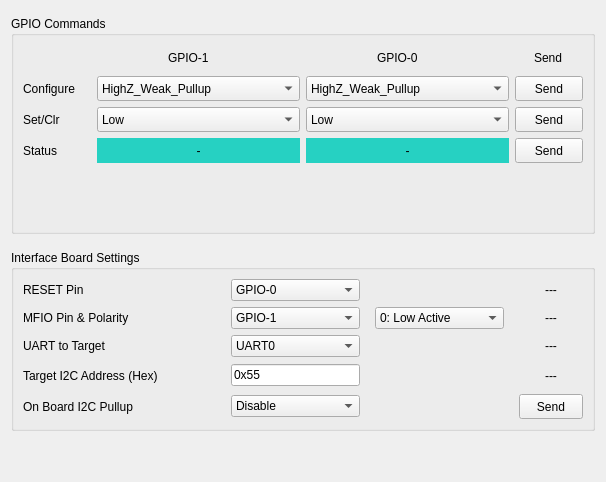
        <widget class="QWidget" name="tab_interface_board">
         <attribute name="title">
          <string>Interface Board</string>
         </attribute>
         <layout class="QVBoxLayout" name="verticalLayout_20">
          <item>
           <spacer name="verticalSpacer_4">
            <property name="orientation">
             <enum>Qt::Vertical</enum>
            </property>
            <property name="sizeType">
             <enum>QSizePolicy::Minimum</enum>
            </property>
            <property name="sizeHint" stdset="0">
             <size>
              <width>5</width>
              <height>5</height>
             </size>
            </property>
           </spacer>
          </item>
          <item>
           <widget class="QGroupBox" name="groupBox_gpio">
            <property name="title">
             <string>GPIO Commands</string>
            </property>
            <layout class="QVBoxLayout" name="verticalLayout_19">
             <item>
              <layout class="QVBoxLayout" name="verticalLayout_18">
               <item>
                <layout class="QHBoxLayout" name="horizontalLayout_14" stretch="1,3,3,1">
                 <item>
                  <widget class="QLabel" name="lbl_gpio_title_op">
                   <property name="sizePolicy">
                    <sizepolicy hsizetype="Expanding" vsizetype="Preferred">
                     <horstretch>0</horstretch>
                     <verstretch>0</verstretch>
                    </sizepolicy>
                   </property>
                   <property name="minimumSize">
                    <size>
                     <width>60</width>
                     <height>25</height>
                    </size>
                   </property>
                   <property name="text">
                    <string/>
                   </property>
                  </widget>
                 </item>
                 <item alignment="Qt::AlignHCenter">
                  <widget class="QLabel" name="lbl_gpio1_title">
                   <property name="sizePolicy">
                    <sizepolicy hsizetype="Expanding" vsizetype="Preferred">
                     <horstretch>0</horstretch>
                     <verstretch>0</verstretch>
                    </sizepolicy>
                   </property>
                   <property name="minimumSize">
                    <size>
                     <width>60</width>
                     <height>25</height>
                    </size>
                   </property>
                   <property name="text">
                    <string>GPIO-1</string>
                   </property>
                  </widget>
                 </item>
                 <item alignment="Qt::AlignHCenter">
                  <widget class="QLabel" name="lbl_gpio0_title">
                   <property name="sizePolicy">
                    <sizepolicy hsizetype="Expanding" vsizetype="Expanding">
                     <horstretch>0</horstretch>
                     <verstretch>0</verstretch>
                    </sizepolicy>
                   </property>
                   <property name="minimumSize">
                    <size>
                     <width>60</width>
                     <height>25</height>
                    </size>
                   </property>
                   <property name="text">
                    <string>GPIO-0</string>
                   </property>
                  </widget>
                 </item>
                 <item alignment="Qt::AlignHCenter">
                  <widget class="QLabel" name="lbl_gpio_title_send">
                   <property name="minimumSize">
                    <size>
                     <width>30</width>
                     <height>25</height>
                    </size>
                   </property>
                   <property name="text">
                    <string>Send</string>
                   </property>
                  </widget>
                 </item>
                </layout>
               </item>
               <item>
                <layout class="QHBoxLayout" name="horizontalLayout_13" stretch="1,3,3,1">
                 <item>
                  <widget class="QLabel" name="lbl_gpio_conf">
                   <property name="sizePolicy">
                    <sizepolicy hsizetype="Expanding" vsizetype="Preferred">
                     <horstretch>0</horstretch>
                     <verstretch>0</verstretch>
                    </sizepolicy>
                   </property>
                   <property name="minimumSize">
                    <size>
                     <width>60</width>
                     <height>25</height>
                    </size>
                   </property>
                   <property name="text">
                    <string>Configure</string>
                   </property>
                  </widget>
                 </item>
                 <item>
                  <widget class="QComboBox" name="cb_gpio1_conf">
                   <property name="sizePolicy">
                    <sizepolicy hsizetype="Expanding" vsizetype="Fixed">
                     <horstretch>0</horstretch>
                     <verstretch>0</verstretch>
                    </sizepolicy>
                   </property>
                   <property name="minimumSize">
                    <size>
                     <width>60</width>
                     <height>25</height>
                    </size>
                   </property>
                   <property name="sizeIncrement">
                    <size>
                     <width>0</width>
                     <height>0</height>
                    </size>
                   </property>
                   <item>
                    <property name="text">
                     <string>HighZ_Weak_Pullup</string>
                    </property>
                   </item>
                   <item>
                    <property name="text">
                     <string>Open_Drain</string>
                    </property>
                   </item>
                   <item>
                    <property name="text">
                     <string>Open_Drain_Weak_Pullup</string>
                    </property>
                   </item>
                   <item>
                    <property name="text">
                     <string>Normal_HighZ</string>
                    </property>
                   </item>
                   <item>
                    <property name="text">
                     <string>Normal</string>
                    </property>
                   </item>
                   <item>
                    <property name="text">
                     <string>Slow_HighZ</string>
                    </property>
                   </item>
                   <item>
                    <property name="text">
                     <string>Slow_Drive</string>
                    </property>
                   </item>
                   <item>
                    <property name="text">
                     <string>Fast_HighZ</string>
                    </property>
                   </item>
                   <item>
                    <property name="text">
                     <string>Fast_Drive</string>
                    </property>
                   </item>
                   <item>
                    <property name="text">
                     <string>HighZ_Weak_Pulldown</string>
                    </property>
                   </item>
                   <item>
                    <property name="text">
                     <string>Open_Source</string>
                    </property>
                   </item>
                   <item>
                    <property name="text">
                     <string>Open_Source_Weak_Pulldown</string>
                    </property>
                   </item>
                  </widget>
                 </item>
                 <item>
                  <widget class="QComboBox" name="cb_gpio0_conf">
                   <property name="sizePolicy">
                    <sizepolicy hsizetype="Expanding" vsizetype="Fixed">
                     <horstretch>0</horstretch>
                     <verstretch>0</verstretch>
                    </sizepolicy>
                   </property>
                   <property name="minimumSize">
                    <size>
                     <width>60</width>
                     <height>25</height>
                    </size>
                   </property>
                   <property name="sizeIncrement">
                    <size>
                     <width>0</width>
                     <height>0</height>
                    </size>
                   </property>
                   <item>
                    <property name="text">
                     <string>HighZ_Weak_Pullup</string>
                    </property>
                   </item>
                   <item>
                    <property name="text">
                     <string>Open_Drain</string>
                    </property>
                   </item>
                   <item>
                    <property name="text">
                     <string>Open_Drain_Weak_Pullup</string>
                    </property>
                   </item>
                   <item>
                    <property name="text">
                     <string>Normal_HighZ</string>
                    </property>
                   </item>
                   <item>
                    <property name="text">
                     <string>Normal</string>
                    </property>
                   </item>
                   <item>
                    <property name="text">
                     <string>Slow_HighZ</string>
                    </property>
                   </item>
                   <item>
                    <property name="text">
                     <string>Slow_Drive</string>
                    </property>
                   </item>
                   <item>
                    <property name="text">
                     <string>Fast_HighZ</string>
                    </property>
                   </item>
                   <item>
                    <property name="text">
                     <string>Fast_Drive</string>
                    </property>
                   </item>
                   <item>
                    <property name="text">
                     <string>HighZ_Weak_Pulldown</string>
                    </property>
                   </item>
                   <item>
                    <property name="text">
                     <string>Open_Source</string>
                    </property>
                   </item>
                   <item>
                    <property name="text">
                     <string>Open_Source_Weak_Pulldown</string>
                    </property>
                   </item>
                  </widget>
                 </item>
                 <item>
                  <widget class="QPushButton" name="pb_gpio_conf_send">
                   <property name="sizePolicy">
                    <sizepolicy hsizetype="Expanding" vsizetype="Fixed">
                     <horstretch>0</horstretch>
                     <verstretch>0</verstretch>
                    </sizepolicy>
                   </property>
                   <property name="minimumSize">
                    <size>
                     <width>30</width>
                     <height>25</height>
                    </size>
                   </property>
                   <property name="text">
                    <string>Send</string>
                   </property>
                  </widget>
                 </item>
                </layout>
               </item>
               <item>
                <layout class="QHBoxLayout" name="horizontalLayout_12" stretch="1,3,3,1">
                 <item>
                  <widget class="QLabel" name="lbl_gpio_set">
                   <property name="minimumSize">
                    <size>
                     <width>60</width>
                     <height>25</height>
                    </size>
                   </property>
                   <property name="text">
                    <string>Set/Clr</string>
                   </property>
                  </widget>
                 </item>
                 <item>
                  <widget class="QComboBox" name="cb_gpio1_set">
                   <property name="sizePolicy">
                    <sizepolicy hsizetype="Expanding" vsizetype="Fixed">
                     <horstretch>0</horstretch>
                     <verstretch>0</verstretch>
                    </sizepolicy>
                   </property>
                   <property name="minimumSize">
                    <size>
                     <width>60</width>
                     <height>25</height>
                    </size>
                   </property>
                   <property name="sizeIncrement">
                    <size>
                     <width>0</width>
                     <height>0</height>
                    </size>
                   </property>
                   <item>
                    <property name="text">
                     <string>Low</string>
                    </property>
                   </item>
                   <item>
                    <property name="text">
                     <string>High</string>
                    </property>
                   </item>
                  </widget>
                 </item>
                 <item>
                  <widget class="QComboBox" name="cb_gpio0_set">
                   <property name="sizePolicy">
                    <sizepolicy hsizetype="Expanding" vsizetype="Fixed">
                     <horstretch>0</horstretch>
                     <verstretch>0</verstretch>
                    </sizepolicy>
                   </property>
                   <property name="minimumSize">
                    <size>
                     <width>60</width>
                     <height>25</height>
                    </size>
                   </property>
                   <property name="sizeIncrement">
                    <size>
                     <width>0</width>
                     <height>0</height>
                    </size>
                   </property>
                   <item>
                    <property name="text">
                     <string>Low</string>
                    </property>
                   </item>
                   <item>
                    <property name="text">
                     <string>High</string>
                    </property>
                   </item>
                  </widget>
                 </item>
                 <item>
                  <widget class="QPushButton" name="pb_gpio_set_send">
                   <property name="sizePolicy">
                    <sizepolicy hsizetype="Expanding" vsizetype="Fixed">
                     <horstretch>0</horstretch>
                     <verstretch>0</verstretch>
                    </sizepolicy>
                   </property>
                   <property name="minimumSize">
                    <size>
                     <width>30</width>
                     <height>25</height>
                    </size>
                   </property>
                   <property name="text">
                    <string>Send</string>
                   </property>
                  </widget>
                 </item>
                </layout>
               </item>
               <item>
                <layout class="QHBoxLayout" name="horizontalLayout_11" stretch="1,3,3,1">
                 <item>
                  <widget class="QLabel" name="lbl_gpio_status">
                   <property name="sizePolicy">
                    <sizepolicy hsizetype="Minimum" vsizetype="Preferred">
                     <horstretch>0</horstretch>
                     <verstretch>0</verstretch>
                    </sizepolicy>
                   </property>
                   <property name="minimumSize">
                    <size>
                     <width>60</width>
                     <height>25</height>
                    </size>
                   </property>
                   <property name="text">
                    <string>Status</string>
                   </property>
                  </widget>
                 </item>
                 <item>
                  <widget class="QLabel" name="lbl_gpio1_status">
                   <property name="sizePolicy">
                    <sizepolicy hsizetype="Expanding" vsizetype="Expanding">
                     <horstretch>0</horstretch>
                     <verstretch>0</verstretch>
                    </sizepolicy>
                   </property>
                   <property name="minimumSize">
                    <size>
                     <width>60</width>
                     <height>25</height>
                    </size>
                   </property>
                   <property name="maximumSize">
                    <size>
                     <width>16777215</width>
                     <height>25</height>
                    </size>
                   </property>
                   <property name="styleSheet">
                    <string notr="true">background-color: #26D1C2;</string>
                   </property>
                   <property name="text">
                    <string>-</string>
                   </property>
                   <property name="alignment">
                    <set>Qt::AlignCenter</set>
                   </property>
                  </widget>
                 </item>
                 <item>
                  <widget class="QLabel" name="lbl_gpio0_status">
                   <property name="sizePolicy">
                    <sizepolicy hsizetype="Expanding" vsizetype="Expanding">
                     <horstretch>0</horstretch>
                     <verstretch>0</verstretch>
                    </sizepolicy>
                   </property>
                   <property name="minimumSize">
                    <size>
                     <width>60</width>
                     <height>25</height>
                    </size>
                   </property>
                   <property name="maximumSize">
                    <size>
                     <width>16777215</width>
                     <height>25</height>
                    </size>
                   </property>
                   <property name="styleSheet">
                    <string notr="true">background-color: #26D1C2; </string>
                   </property>
                   <property name="text">
                    <string>-</string>
                   </property>
                   <property name="alignment">
                    <set>Qt::AlignCenter</set>
                   </property>
                  </widget>
                 </item>
                 <item>
                  <widget class="QPushButton" name="pb_gpio_status_send">
                   <property name="sizePolicy">
                    <sizepolicy hsizetype="Minimum" vsizetype="Fixed">
                     <horstretch>0</horstretch>
                     <verstretch>0</verstretch>
                    </sizepolicy>
                   </property>
                   <property name="minimumSize">
                    <size>
                     <width>30</width>
                     <height>25</height>
                    </size>
                   </property>
                   <property name="text">
                    <string>Send</string>
                   </property>
                  </widget>
                 </item>
                </layout>
               </item>
              </layout>
             </item>
             <item>
              <spacer name="verticalSpacer_6">
               <property name="orientation">
                <enum>Qt::Vertical</enum>
               </property>
               <property name="sizeType">
                <enum>QSizePolicy::Expanding</enum>
               </property>
               <property name="sizeHint" stdset="0">
                <size>
                 <width>17</width>
                 <height>59</height>
                </size>
               </property>
              </spacer>
             </item>
            </layout>
           </widget>
          </item>
          <item>
           <spacer name="verticalSpacer_10">
            <property name="orientation">
             <enum>Qt::Vertical</enum>
            </property>
            <property name="sizeType">
             <enum>QSizePolicy::Minimum</enum>
            </property>
            <property name="sizeHint" stdset="0">
             <size>
              <width>20</width>
              <height>10</height>
             </size>
            </property>
           </spacer>
          </item>
          <item>
           <widget class="QGroupBox" name="groupBox_bridge_settings">
            <property name="title">
             <string>Interface Board Settings</string>
            </property>
            <layout class="QGridLayout" name="gridLayout_5" columnstretch="3,2,2,1">
             <property name="rightMargin">
              <number>9</number>
             </property>
             <property name="horizontalSpacing">
              <number>15</number>
             </property>
             <item row="3" column="0">
              <widget class="QLabel" name="lbl_i2c_addr_select">
               <property name="minimumSize">
                <size>
                 <width>0</width>
                 <height>25</height>
                </size>
               </property>
               <property name="text">
                <string>Target I2C Address (Hex)</string>
               </property>
              </widget>
             </item>
             <item row="4" column="1">
              <widget class="QComboBox" name="cb_onboard_i2c_pullup_status">
               <item>
                <property name="text">
                 <string>Disable</string>
                </property>
               </item>
               <item>
                <property name="text">
                 <string>Enable</string>
                </property>
               </item>
              </widget>
             </item>
             <item row="0" column="1">
              <widget class="QComboBox" name="cb_reset_gpio_select">
               <item>
                <property name="text">
                 <string>GPIO-0</string>
                </property>
               </item>
               <item>
                <property name="text">
                 <string>GPIO-1</string>
                </property>
               </item>
              </widget>
             </item>
             <item row="0" column="0">
              <widget class="QLabel" name="lbl_reset_select">
               <property name="text">
                <string>RESET Pin</string>
               </property>
              </widget>
             </item>
             <item row="1" column="0">
              <widget class="QLabel" name="lbl_mfio_select">
               <property name="text">
                <string>MFIO Pin &amp; Polarity</string>
               </property>
              </widget>
             </item>
             <item row="2" column="1">
              <widget class="QComboBox" name="cb_uart_select">
               <item>
                <property name="text">
                 <string>UART0</string>
                </property>
               </item>
               <item>
                <property name="text">
                 <string>UART2</string>
                </property>
               </item>
              </widget>
             </item>
             <item row="1" column="2">
              <widget class="QComboBox" name="cb_mfio_pol_select">
               <item>
                <property name="text">
                 <string>0: Low Active</string>
                </property>
               </item>
               <item>
                <property name="text">
                 <string>1: High Active</string>
                </property>
               </item>
              </widget>
             </item>
             <item row="1" column="1">
              <widget class="QComboBox" name="cb_mfio_gpio_select">
               <property name="currentText">
                <string>GPIO-1</string>
               </property>
               <property name="currentIndex">
                <number>1</number>
               </property>
               <item>
                <property name="text">
                 <string>GPIO-0</string>
                </property>
               </item>
               <item>
                <property name="text">
                 <string>GPIO-1</string>
                </property>
               </item>
              </widget>
             </item>
             <item row="2" column="0">
              <widget class="QLabel" name="lbl_uart_select">
               <property name="text">
                <string>UART to Target</string>
               </property>
              </widget>
             </item>
             <item row="3" column="1">
              <widget class="QLineEdit" name="lineEdit_bridge_i2c_addr">
               <property name="text">
                <string>0x55</string>
               </property>
              </widget>
             </item>
             <item row="4" column="0">
              <widget class="QLabel" name="lbl_onboard_i2c_pullup">
               <property name="text">
                <string>On Board I2C Pullup</string>
               </property>
              </widget>
             </item>
             <item row="4" column="3">
              <widget class="QPushButton" name="pb_onboard_i2c_pullup_set">
               <property name="minimumSize">
                <size>
                 <width>30</width>
                 <height>25</height>
                </size>
               </property>
               <property name="text">
                <string>Send</string>
               </property>
              </widget>
             </item>
             <item row="3" column="3">
              <widget class="QLabel" name="label_9">
               <property name="text">
                <string>---</string>
               </property>
               <property name="alignment">
                <set>Qt::AlignCenter</set>
               </property>
              </widget>
             </item>
             <item row="1" column="3">
              <widget class="QLabel" name="label_10">
               <property name="text">
                <string>---</string>
               </property>
               <property name="alignment">
                <set>Qt::AlignCenter</set>
               </property>
              </widget>
             </item>
             <item row="0" column="3">
              <widget class="QLabel" name="label_11">
               <property name="text">
                <string>---</string>
               </property>
               <property name="alignment">
                <set>Qt::AlignCenter</set>
               </property>
              </widget>
             </item>
             <item row="2" column="3">
              <widget class="QLabel" name="label_12">
               <property name="text">
                <string>---</string>
               </property>
               <property name="alignment">
                <set>Qt::AlignCenter</set>
               </property>
              </widget>
             </item>
            </layout>
           </widget>
          </item>
          <item>
           <spacer name="verticalSpacer_5">
            <property name="orientation">
             <enum>Qt::Vertical</enum>
            </property>
            <property name="sizeHint" stdset="0">
             <size>
              <width>20</width>
              <height>40</height>
             </size>
            </property>
           </spacer>
          </item>
         </layout>
        </widget>
